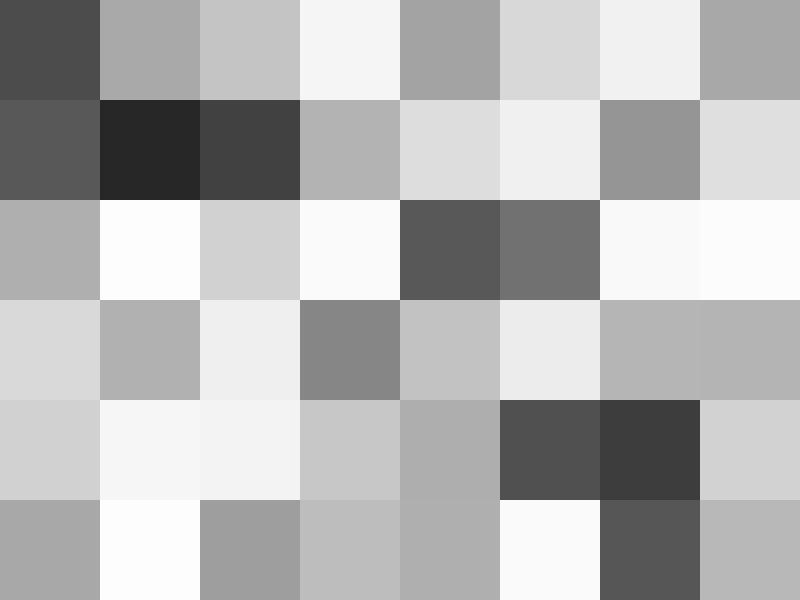
Frame 1 (no input)
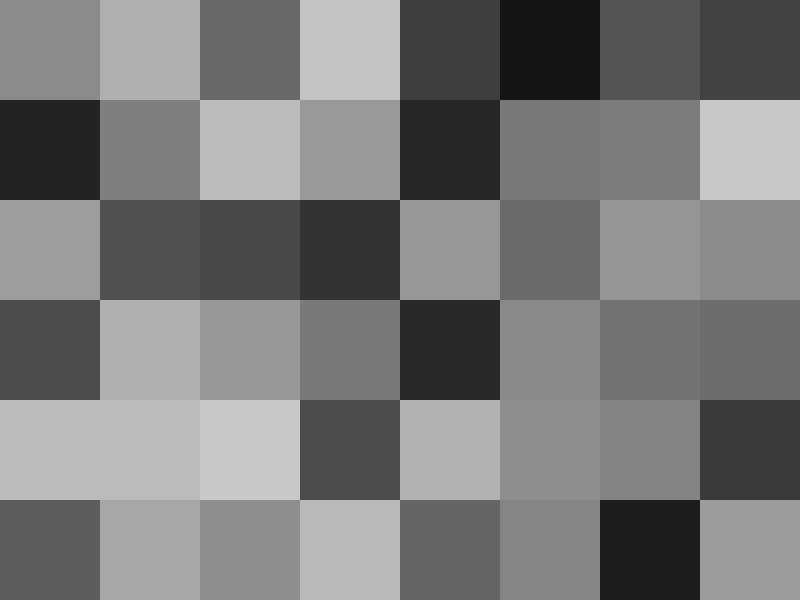
Frame 60 (the mouse pressed at the canvas centre just before this capture)
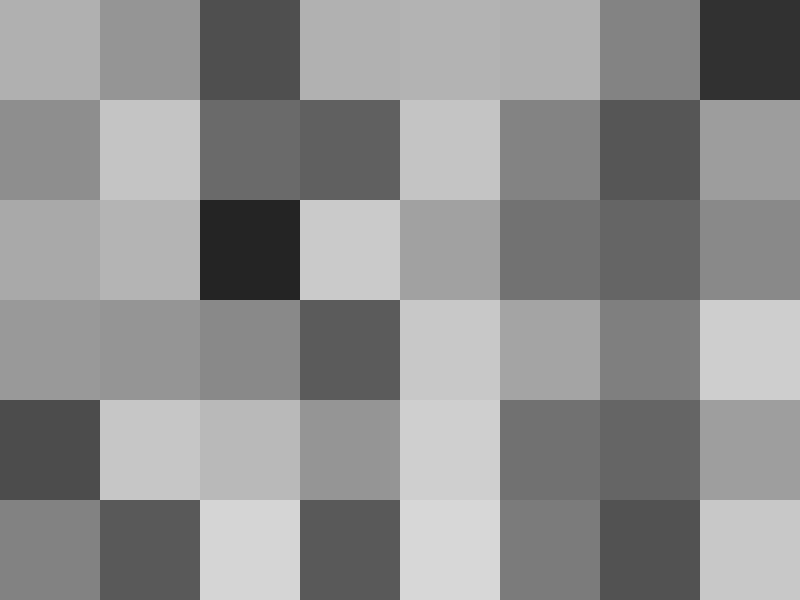
Frame 120 (the mouse held since frame 60 and released just before this capture)

The Processing sketch that drew these frames (run headless with seeded random() and noise(); from frame 60 on, the mouse is pressed at the canvas centre):

// Processing sketch: processing_73797
// ── processing_73797.pde

void setup() {
  size(800, 600);
  background(255);
  noStroke();
  smooth();
}

void draw() {
  float s = random(0, 50);
  for (int i=0;i<width;i=i+100) {
    for (int j=0;j<height;j=j+100) {
      fill(random(0, 255), random(0, 255));
      rect(i, j, 100, 100);
    }
  }
}
